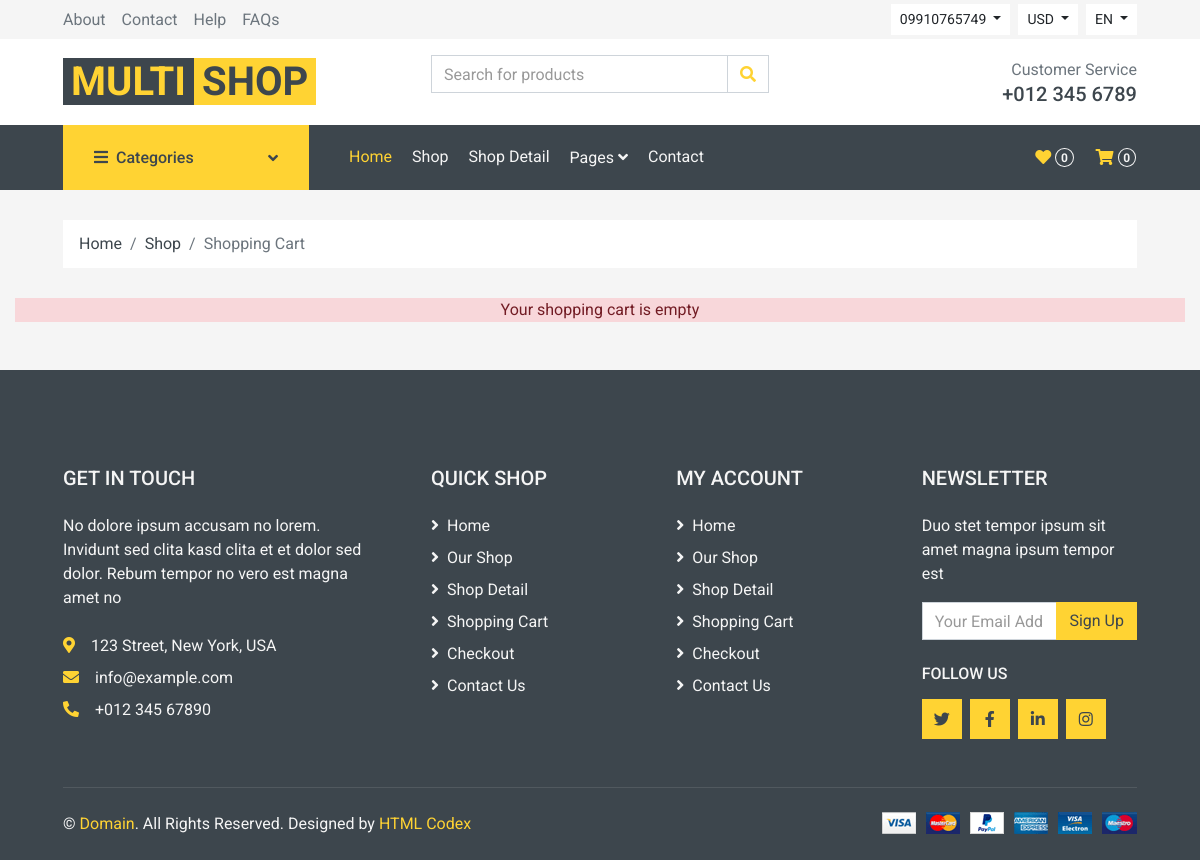
The app's page /cart (signed in), older data.
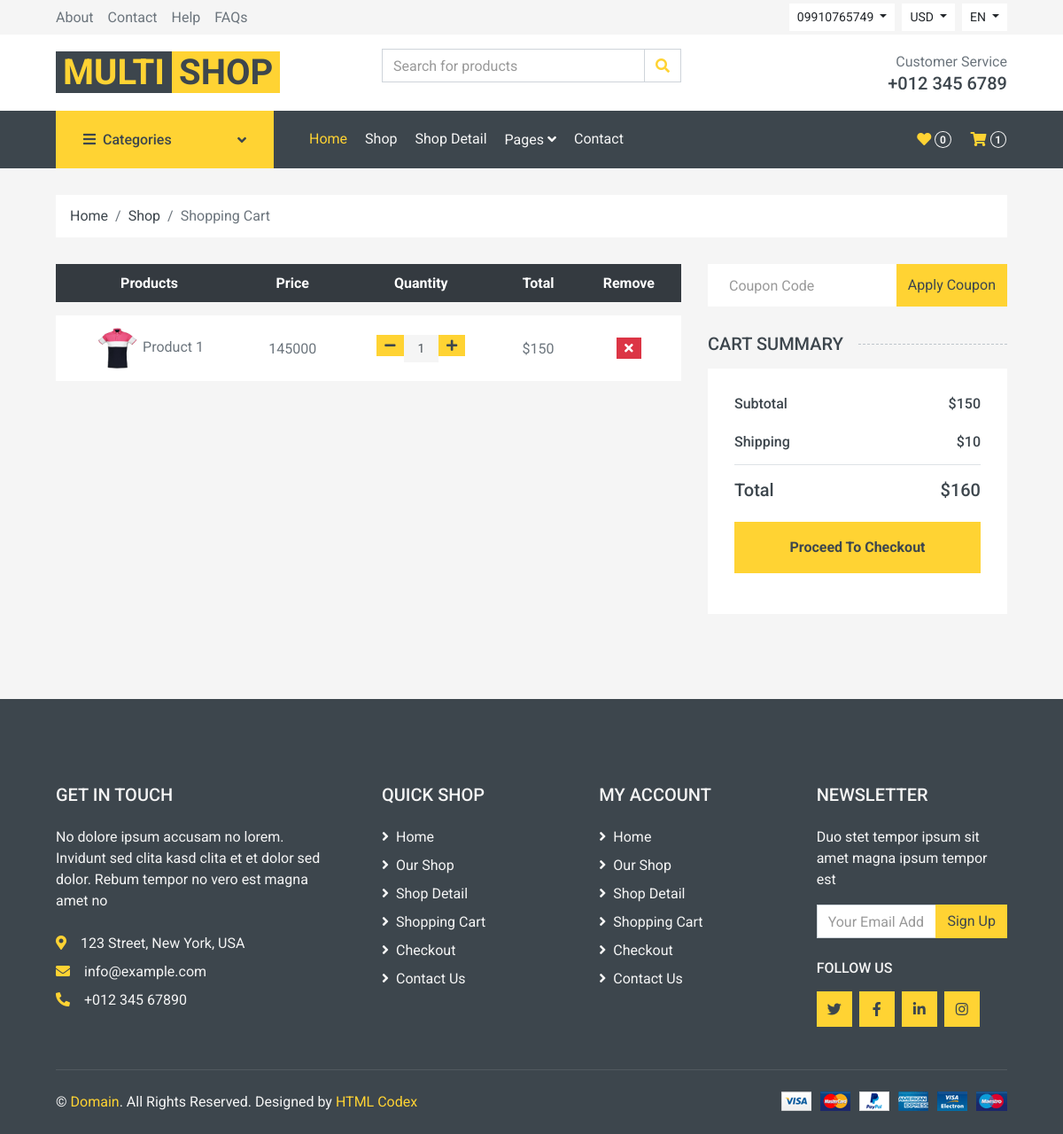
The same page, newer data.
### Acount_app/models.py (models this page shows, shortened)
class User(AbstractBaseUser):
    email = models.EmailField(
        verbose_name='email address',
        max_length=255,
    )
    phone=models.CharField(max_length=20,unique=True)
    image=models.ImageField(upload_to="Acount/image",null=True,blank=True)
    first_name=models.CharField(max_length=150,null=True,blank=True)
    last_name=models.CharField(max_length=150,null=True,blank=True)
    is_active = models.BooleanField(default=True)
    is_admin = models.BooleanField(default=False)
    objects = UserManager()
    USERNAME_FIELD = 'phone'

### Product_app/models.py (models this page shows, shortened)
class CartDetail(models.Model):
    cart=models.ForeignKey(Cart,on_delete=models.CASCADE,related_name="cart_detail")
    product=models.ForeignKey(Product,on_delete=models.CASCADE,related_name="cart_detail")
    price=models.CharField(max_length=50,default="0")
    color=models.CharField(max_length=50)
    size=models.CharField(max_length=50,null=True)
    count=models.IntegerField()

class Product(models.Model):
    name=models.CharField(max_length=200)
    discription=models.TextField()
    image=models.ImageField(upload_to="product/image")
    price=models.CharField(max_length=50)
    size=models.ManyToManyField(Size,related_name="product")
    color=models.ManyToManyField(Color,related_name="product")
    discount=models.CharField(max_length=50,null=True,blank=True)
    score=models.IntegerField(null=True,default=0)
    category=models.ManyToManyField(Category,related_name="product")
    created=models.DateTimeField(auto_now_add=True)
    image_galeery=models.ManyToManyField(ProductImageGallery,related_name="product")
    slug=models.SlugField(null=True,blank=True)

### Home_app/views.py (the view)
# urls.py: path("cart",views.ShopCart.as_view(),name="cart"),
class ShopCart(ListView):
    model=DetailProduct
    template_name = "Home_app/cart.html"
    def get_queryset(self):
        if self.request.user.is_authenticated:
            if Cart.objects.filter(user=self.request.user).exists():
                cart=Cart.objects.filter(user=self.request.user).last()
                query_set=CartDetail.objects.filter(cart=cart)
                if query_set.exists():
                    return query_set
                return None
        else:
            query_set=None
            return query_set

### Home_app/templates/Home_app/cart.html (shortened to what this page needs)
{% extends "base.html" %}
{% load static %}
{% block content %}
    <div class="container-fluid">
        <div class="row px-xl-5">
            <div class="col-12">
                <nav class="breadcrumb bg-light mb-30">
                    <a class="breadcrumb-item text-dark" href="#">Home</a>
                    <a class="breadcrumb-item text-dark" href="#">Shop</a>
                    <span class="breadcrumb-item active">Shopping Cart</span>
                </nav>
            </div>
        </div>
    </div>
    <div class="container-fluid">
        {% if object_list == None %}
        <p class="alert-danger text text-center">Your shopping cart is empty</p>
        {% else %}
        <div class="row px-xl-5">
            <div class="col-lg-8 table-responsive mb-5">
                <table class="table table-light table-borderless table-hover text-center mb-0">
                    <thead class="thead-dark">
                    <tr>
                        <th>Products</th>
                        <th>Price</th>
                        <th>Quantity</th>
                        <th>Total</th>
                        <th>Remove</th>
                    </tr>
                    </thead>
                    <tbody class="align-middle">
                        {% for item in object_list %}
                            <tr>
                                <td class="align-middle"><img src={{ item.product.image.url }} alt=""
                                                              style="width: 50px;"> {{ item.product.name }}</td>
                                <td class="align-middle">{{ item.price }}</td>
                                <td class="align-middle">
                                    <div class="input-group quantity mx-auto" style="width: 100px;">
                                        <div class="input-group-btn">
                                            <button class="btn btn-sm btn-primary btn-minus">
                                                <i class="fa fa-minus"></i>
                                            </button>
                                        </div>
                                        <input type="text"
                                               class="form-control form-control-sm bg-secondary border-0 text-center"
                                               value="1">
                                        <div class="input-group-btn">
                                            <button class="btn btn-sm btn-primary btn-plus">
                                                <i class="fa fa-plus"></i>
                                            </button>
                                        </div>
                                    </div>
                                </td>
                                <td class="align-middle">$150</td>
                                <td class="align-middle">
                                    <a href="{% url "Home_app:delet" item.id %}" class="btn btn-sm btn-danger"><i
                                            class="fa fa-times"></i></a>
                                </td>
                            </tr>
                        {% endfor %}
                        </tbody>
                        </table>
                        </div>
                        <div class="col-lg-4">
                            <form class="mb-30" action="">
                                <div class="input-group">
                                    <input type="text" class="form-control border-0 p-4" placeholder="Coupon Code">
                                    <div class="input-group-append">
                                        <button class="btn btn-primary">Apply Coupon</button>
                                    </div>
                                </div>
                            </form>
                            <h5 class="section-title position-relative text-uppercase mb-3"><span
                                    class="bg-secondary pr-3">Cart Summary</span>
                            </h5>
                            <div class="bg-light p-30 mb-5">
                                <div class="border-bottom pb-2">
                                    <div class="d-flex justify-content-between mb-3">
                                        <h6>Subtotal</h6>
                                        <h6>$150</h6>
                                    </div>
                                    <div class="d-flex justify-content-between">
                                        <h6 class="font-weight-medium">Shipping</h6>
                                        <h6 class="font-weight-medium">$10</h6>
                                    </div>
                                </div>
                                <div class="pt-2">
                                    <div class="d-flex justify-content-between mt-2">
                                        <h5>Total</h5>
                                        <h5>$160</h5>
                                    </div>
                                    <button class="btn btn-block btn-primary font-weight-bold my-3 py-3">Proceed To
                                        Checkout
                                    </button>
                                </div>
                            </div>
                        </div>
                        </div>
                    {% endif %}
    </div>
{% endblock %}

### templates/include/tapbar.html (shortened to what this page needs)
{% load static %}
<div class="container-fluid">
    <div class="row bg-secondary py-1 px-xl-5">
        <div class="col-lg-6 d-none d-lg-block">
            <div class="d-inline-flex align-items-center h-100">
                <a class="text-body mr-3" href="">About</a>
                <a class="text-body mr-3" href="">Contact</a>
                <a class="text-body mr-3" href="">Help</a>
                <a class="text-body mr-3" href="">FAQs</a>
            </div>
        </div>
        <div class="col-lg-6 text-center text-lg-right">
            <div class="d-inline-flex align-items-center">
                <div class="btn-group">
                    {% if request.user.is_authenticated %}
                        <button type="button" class="btn btn-sm btn-light dropdown-toggle" data-toggle="dropdown">
                            {{ request.user.phone }}
                        </button>
                    {% endif %}
                </div>
                <div class="btn-group mx-2">
                    <button type="button" class="btn btn-sm btn-light dropdown-toggle" data-toggle="dropdown">USD
                    </button>
                </div>
                <div class="btn-group">
                    <button type="button" class="btn btn-sm btn-light dropdown-toggle" data-toggle="dropdown">EN
                    </button>
                </div>
            </div>
        </div>
    </div>
    <div class="row align-items-center bg-light py-3 px-xl-5 d-none d-lg-flex">
        <div class="col-lg-4">
            <a href="{% url "Home_app:Home" %}" class="text-decoration-none">
                <span class="h1 text-uppercase text-primary bg-dark px-2">Multi</span>
                <span class="h1 text-uppercase text-dark bg-primary px-2 ml-n1">Shop</span>
            </a>
        </div>
        <div class="col-lg-4 col-6 text-left">
            <form action="">
                <div class="input-group">
                    <input type="text" class="form-control" placeholder="Search for products">
                    <div class="input-group-append">
                            <span class="input-group-text bg-transparent text-primary">
                                <i class="fa fa-search"></i>
                            </span>
                    </div>
                </div>
            </form>
        </div>
        <div class="col-lg-4 col-6 text-right">
            <p class="m-0">Customer Service</p>
            <h5 class="m-0">+012 345 6789</h5>
        </div>
    </div>
</div>

Row changes from the older to the newer data that the page shows:
added CartDetail: product.image (picture), product.name "Product 1", price "145000"
Text that changed along with them:
{{ detail_count }}: "0" → "1"
text no longer shown: "Your shopping cart is empty"
text now shown: "Products Price Quantity Total Remove Apply Coupon CART SUMMARY Subtotal $150 Shipping $10 Total $160 Proceed To Checkout"
